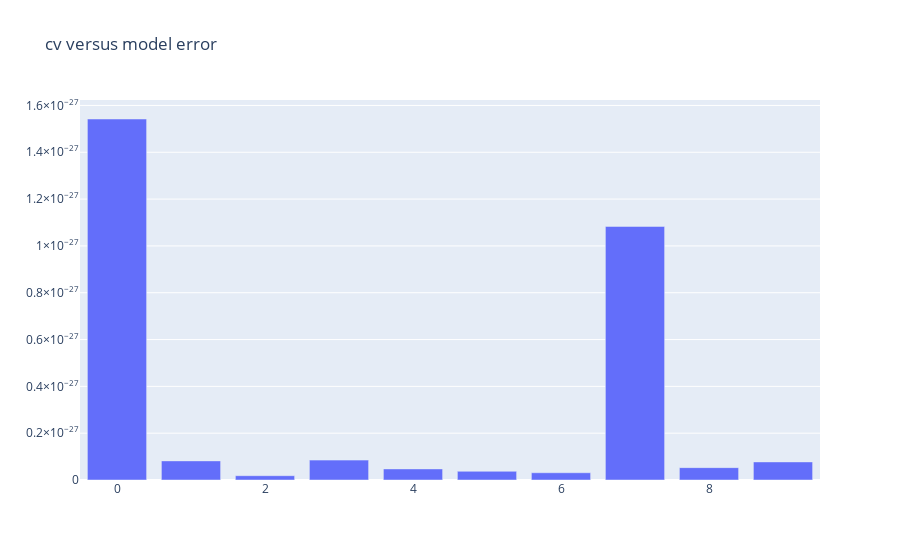

Write notebook code for a chart like this one.
### Code cell
# test model with cross validation
# visualize rmse scores
import plotly.graph_objects as go
scores = cross_val_score(linear_reg, X , Y, scoring="neg_mean_squared_error", cv=10)
rmse_scores = -scores
fig = go.Figure(
    data=[go.Bar(x=[i for i in range(10)],y=list(rmse_scores)[:10])],
    layout_title_text="cv versus model error")
fig.show()

### Figure 1 — Plotly figure (JSON) as saved in the notebook; plotly's stock layout.template omitted (floating-point values rounded to 4 significant figures)
{"data": [{"type": "bar", "x": [0, 1, 2, 3, 4, 5, 6, 7, 8, 9], "y": [1.542e-27, 8.162e-29, 1.839e-29, 8.493e-29, 4.739e-29, 3.714e-29, 3.1e-29, 1.083e-27, 5.286e-29, 7.722e-29]}], "layout": {"title": {"text": "cv versus model error"}}}
